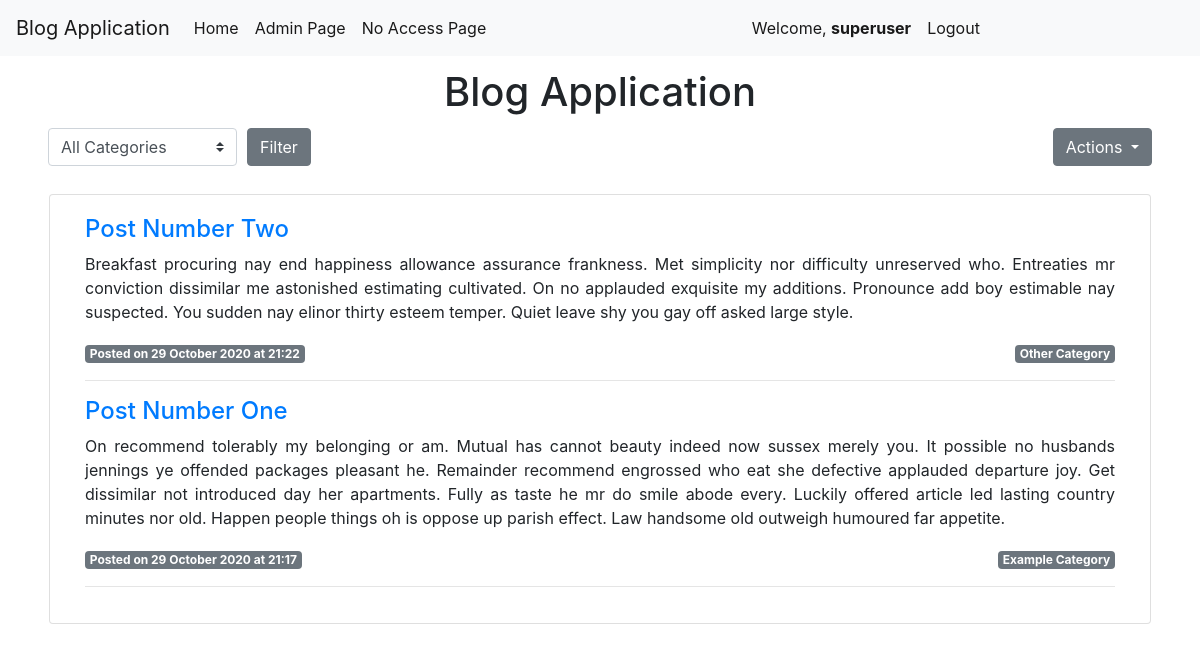
The app's page / (signed in) with its own data.
### blogapp/models.py (models this page shows, shortened)
class Post(models.Model):
    title = models.CharField(max_length=255)
    author = models.ForeignKey(User, on_delete=models.CASCADE)
    body = models.TextField(blank=True)
    snippet = models.TextField()
    post_date = models.DateTimeField(auto_now_add=True)
    category = models.ForeignKey('Category', null=True, on_delete=models.SET_NULL)
    visible = models.BooleanField(default=False)
    likes = models.IntegerField(default=0)
    locked = models.BooleanField(default=False)

class Category(models.Model):
    name = models.CharField(max_length=128)
    def __str__(self):
        return self.name
    class Meta:
        verbose_name_plural = "categories"

### blogapp/views.py (the view)
# urls.py: path('', views.MainView, name='MainView'),
def MainView(request):
    posts = Post.objects.filter(visible=True)
    categories = Category.objects.all()
    category = ''
    if request.method == 'GET':
        if 'category' in request.GET:
            category = request.GET['category']
            if category != 'All':
                posts = Post.objects.filter(category__name=category, visible=True)
    ctx = {'posts' : posts.order_by('-post_date'), 'category' : category, 'categories' : categories}
    return render(request, 'blogapp/mainview.html', ctx)

### blogapp/templates/blogapp/mainview.html (shortened to what this page needs)
{% extends "base.html" %}
{% block header %} Blog Application {% endblock %}
{% block content %}
    <div class="row">
        <div class="col">
            <div class="d-inline-block">
				<form method="GET">
					<div class="form-row align-items-center">
						<div class="col-auto my-1">
							<select class="custom-select mr-sm-2" name="category">
								<option value='All'>All Categories</option>
							</select>
						</div>
						<div class="col-auto my-1">
							<button type="submit" class="btn btn-secondary">Filter</button>
						</div>
					</div>
				</form>
			</div>
			<div class="float-right my-1">
				<div class="btn-group">
					<button type="button" class="btn btn-secondary dropdown-toggle" data-toggle="dropdown" aria-haspopup="true" aria-expanded="false">
						Actions
					</button>
				</div>
			</div>
		</div>
	</div>
		<div style="height: 0.5em; width: auto;"></div>
	<div class="row">
		<div style="margin: 1em; width: 100%;">
			<div class="card">
				<div class="card-body">
						<div class="col-md-12">
							{% for post in posts %}
								<h4><a href="{% url 'blog:PostDetailView' post.pk %}">{{ post.title }}</a></h4>
								<p class="text-justify">{{ post.snippet }}</p>
								<div>
									<span class="badge badge-secondary">
										Posted on {{ post.post_date|date:'d F Y'}} at {{ post.post_date|date:'H:i' }}
									</span>
									<div class="float-right">
										<span class="badge badge-secondary">{{ post.category }}</span>
									</div>
								</div>
								<hr>
							{% endfor %}
						</div>
				</div>
			</div>
		</div>
	</div>
{% endblock %}

### blogapp/templates/base.html (shortened to what this page needs)
<!doctype html>
<html lang="en">
  <head>
    <link rel="stylesheet" href="https://cdn.jsdelivr.net/npm/bootstrap@4.5.3/dist/css/bootstrap.min.css">
  </head>
    <nav class="navbar navbar-expand-lg navbar-light bg-light">
        <a class="navbar-brand" href="{% url 'blog:MainView' %}">Blog Application</a>
        <div class="collapse navbar-collapse" id="navbarNavAltMarkup">
          <div class="navbar-nav">
            <a class="nav-link active" href="{% url 'blog:MainView' %}">Home <span class="sr-only">(current)</span></a>
            <a class="nav-link active" href="{% url 'admin:index' %}">Admin Page <span class="sr-only">(current)</span></a>
            <a class="nav-link active" href="{% url 'blog:NoAccess' %}">No Access Page <span class="sr-only">(current)</span></a>
          </div>
          <ul class="nav navbar-nav navbar-right">
            {% if not request.user.is_authenticated %}
              <li><a class="nav-link active" href="{% url 'blog:LoginView' %}">Login <span class="sr-only">(current)</span></a></li>
            {% else %}
              <li><a class="nav-link active" href="#">Welcome, <b>{{ request.user }}</b><span class="sr-only">(current)</span></a></li>
              <li><a class="nav-link active" href="{% url 'blog:LogoutView' %}">Logout <span class="sr-only">(current)</span></a></li>
            {% endif %}
          </ul>
        </div>
    </nav>
    <div style="margin-left: 4%; margin-right: 4%; margin-top: 1%;">
      <h1 class="text-center">{% block header %} {% endblock %}</h1>
      {% block content %}
      {% endblock %}
    </div>
  </body>
</html>

### records on screen
Post: title "Post Number Two", snippet "Breakfast procuring nay end happiness allowance assurance frankness. Met simplicity nor difficulty unreserved who. Entreaties mr conviction dissimilar me astonished estimating cultivated. On no applauded exquisite my additions. Pronounce add boy estimable nay suspected. You sudden nay elinor thirty esteem temper. Quiet leave shy you gay off asked large style.", post_date "29 October 2020", post_date "21:22", category "Other Category"
Post: title "Post Number One", snippet "On recommend tolerably my belonging or am. Mutual has cannot beauty indeed now sussex merely you. It possible no husbands jennings ye offended packages pleasant he. Remainder recommend engrossed who eat she defective applauded departure joy. Get dissimilar not introduced day her apartments. Fully as taste he mr do smile abode every. Luckily offered article led lasting country minutes nor old. Happen people things oh is oppose up parish effect. Law handsome old outweigh humoured far appetite.", post_date "29 October 2020", post_date "21:17", category "Example Category"

### other values on screen
{{ request.user }} "superuser"
